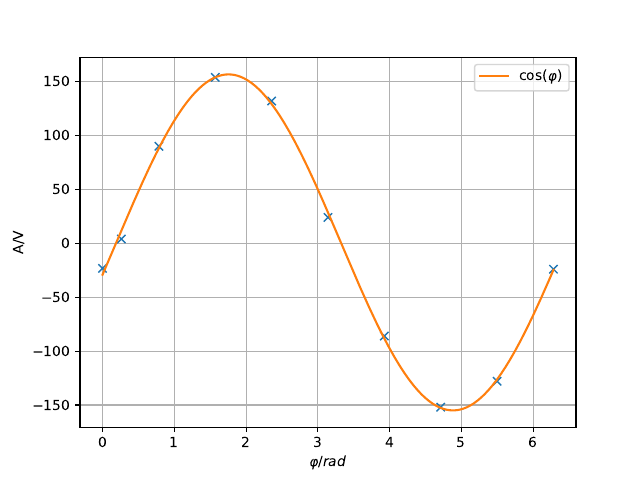

Here is the Python script that generated this plot:

import numpy as np
import sympy
import matplotlib.pyplot as plt
from scipy.optimize import curve_fit
from pylab import figure, axes, pie, title, show

print('Graphik1')
print('Steigung','Y-Achsenabschnitt')
x, y = np.loadtxt('rausch.txt', unpack=True,delimiter=',')

def f(x,a,b,c,d):
    return a*np.cos(b*x+c)+d
popt, pcov = curve_fit(f, x, y)
print(popt)
print(pcov)

x_new = np.linspace(x[0], x[-1], 500)



plt.figure(1)
plt.plot(x,y,'x')
plt.plot(x_new,f(x_new,*popt),'-', label= r'$\cos{(\varphi)}$')
plt.xlabel(r'$\varphi/rad$')
plt.ylabel('A/V')
plt.grid()
plt.legend()




plt.savefig('rausch.pdf')
print ('Fertig')
